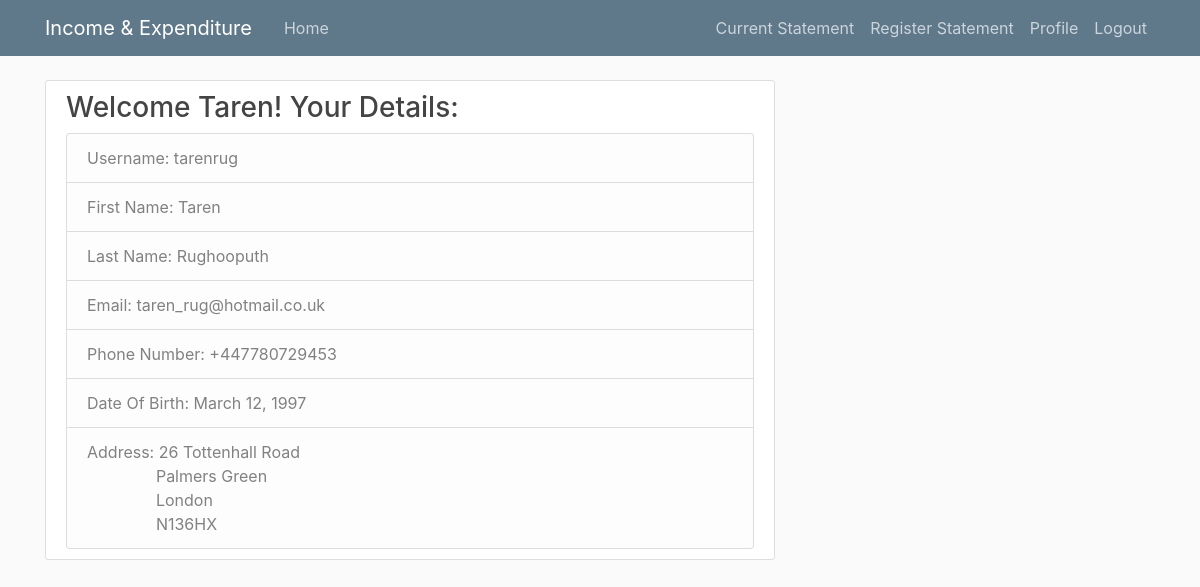
Before: /users/profile/ (signed in) with the older database file.
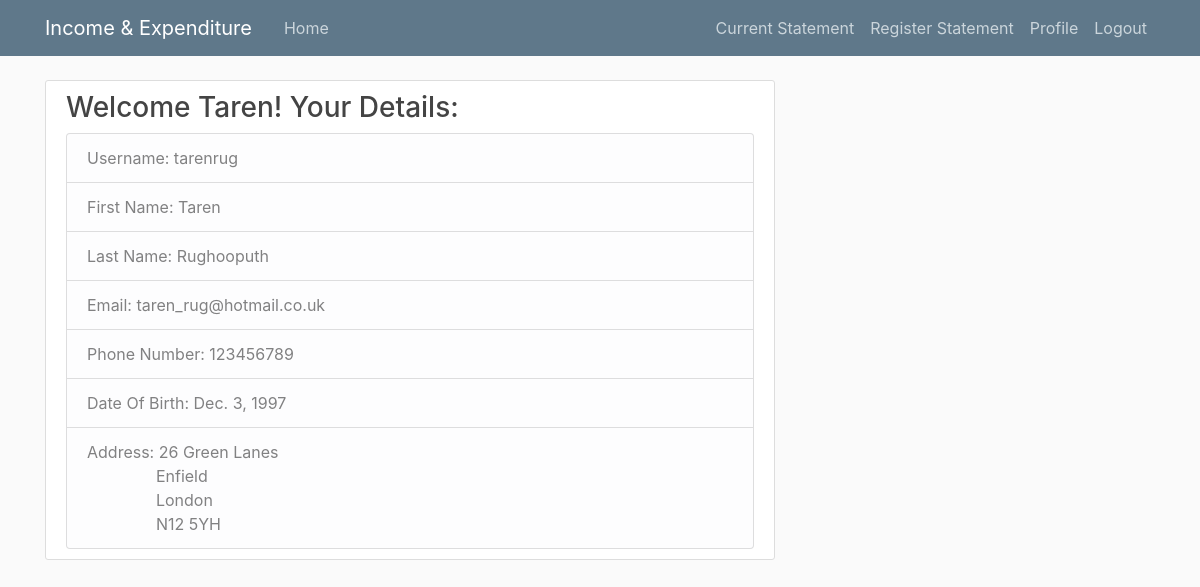
After: the same page with the newer database file.
### users/models.py (models this page shows, shortened)
class MyUserProfile(models.Model):
    first_name = models.CharField(max_length=100)
    last_name = models.CharField(max_length=100)
    email = models.EmailField()
    phone_number = models.CharField(max_length=14)
    date_of_birth = models.DateField()
    address_line_1 = models.CharField(max_length=100)
    address_line_2 = models.CharField(max_length=100)
    city = models.CharField(max_length=100)
    postcode = models.CharField(max_length=10)
    username = models.CharField(max_length=100)
    author = models.ForeignKey(User,on_delete=models.CASCADE)

### users/views.py (the view)
# urls.py: path('profile/', views.profile, name='profile')
@login_required
def profile(request):
    user = request.user
    username = MyUserProfile.objects.filter(username=user).first().username
    first_name = MyUserProfile.objects.filter(username=user).first().first_name
    last_name = MyUserProfile.objects.filter(username=user).first().last_name
    email = MyUserProfile.objects.filter(username=user).first().email
    phone_number = MyUserProfile.objects.filter(username=user).first().phone_number
    date_of_birth = MyUserProfile.objects.filter(username=user).first().date_of_birth
    address_line_1 = MyUserProfile.objects.filter(username=user).first().address_line_1
    address_line_2 = MyUserProfile.objects.filter(username=user).first().address_line_2
    city = MyUserProfile.objects.filter(username=user).first().city
    postcode = MyUserProfile.objects.filter(username=user).first().postcode
    context={
        'username': username,
        'first_name': first_name,
        'last_name': last_name,
        'email': email,
        'phone_number': phone_number,
        'date_of_birth': date_of_birth,
        'address_line_1': address_line_1,
        'address_line_2': address_line_2,
        'city': city,
        'postcode': postcode
    }
    return render(request, 'users/profile.html',context)

### users/templates/users/profile.html (shortened to what this page needs)
{% extends "frontend/base.html" %}
{% load crispy_forms_tags %}
{% block content %}
        {% if user.is_authenticated %}
        <div class="content-section">
                <h3>Welcome {{first_name}}! Your Details:</h3>
                <ul class="list-group">
                    <li class="list-group-item list-group-item-light">Username: {{username}}</li>
                    <li class="list-group-item list-group-item-light">First Name: {{first_name}}</li>
                    <li class="list-group-item list-group-item-light">Last Name: {{last_name}}</li>
                    <li class="list-group-item list-group-item-light">Email: {{email}}</li>
                    <li class="list-group-item list-group-item-light">Phone Number: {{phone_number}}</li>
                    <li class="list-group-item list-group-item-light">Date Of Birth: {{date_of_birth}}</li>
                    <li class="list-group-item list-group-item-light">
                        Address: {{address_line_1}}
                        <br> &emsp; &emsp; &emsp; &thinsp; {{address_line_2}}
                        <br> &emsp; &emsp; &emsp; &thinsp; {{city}}
                        <br> &emsp; &emsp; &emsp; &thinsp; {{postcode}}
                    </li>
                </ul>
        {% endif %}
    </div>
{% endblock content %}

### frontend/templates/frontend/base.html (shortened to what this page needs)
{% load static %}
<!DOCTYPE html>
<html>
    <head>
        <link rel="stylesheet" href="https://maxcdn.bootstrapcdn.com/bootstrap/4.0.0/css/bootstrap.min.css">
        <link rel="stylesheet" type = "text/css" href="{% static 'frontend/main.css' %}">
    </head>
    <body>
        <header class="site-header">
            <nav class="navbar navbar-expand-md navbar-dark bg-steel fixed-top">
              <div class="container">
                <a class="navbar-brand mr-4" href="{% url 'frontend-home' %}">Income & Expenditure</a>
                <div class="collapse navbar-collapse" id="navbarToggle">
                  <div class="navbar-nav mr-auto">
                    <a class="nav-item nav-link" href="{% url 'frontend-home' %}">Home</a>
                  </div>
                  <div class="navbar-nav">
                    {% if user.is_authenticated %}
                    <a class="nav-item nav-link" href="{% url 'statement' %}">Current Statement</a>
                    <a class="nav-item nav-link" href="{% url 'income-expenditure' %}">Register Statement</a>
                    <a class="nav-item nav-link" href="{% url 'profile' %}">Profile</a>
                    <a class="nav-item nav-link" href="{% url 'logout' %}">Logout</a>
                    {% else %}
                    <a class="nav-item nav-link" href="{% url 'login' %}">Login</a>
                    <a class="nav-item nav-link" href="{% url 'register' %}">Register</a>
                    {% endif %}
                  </div>
                </div>
              </div>
            </nav>
        </header>
        <main role="main" class="container">
        <div class="row">
            <div class="col-md-8">
                {% block content %}{% endblock %}
            </div>
            <div class="col-md-4">
            </div>
        </div>
        </main>
    </body>
</html>

### frontend/static/frontend/main.css (style rules this page uses)
body { background: #fafafa; color: #333333; margin-top: 5rem; }
h1, h2, h3, h4, h5, h6 { color: #444444; }
ul { margin: 0; }
.bg-steel { background-color: #5f788a; }
.site-header .navbar-nav .nav-link { color: #cbd5db; }
.content-section { background: #ffffff; padding: 10px 20px; border: 1px solid #dddddd; border-radius: 3px; margin-bottom: 20px; }

Changed rows visible on the page:
changed MyUserProfile "Taren": phone_number "+447780729453" → "123456789"; date_of_birth "March 12, 1997" → "Dec. 3, 1997"; address_line_1 "26 Tottenhall Road" → "26 Green Lanes"; address_line_2 "Palmers Green" → "Enfield"; postcode "N136HX" → "N12 5YH"
